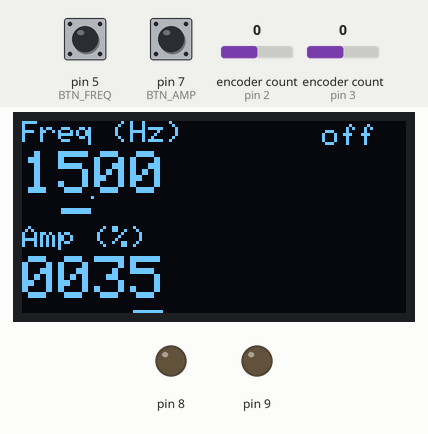
Bench run of a sketch on a simulated Arduino Nano, built with avr-gcc and run on an emulated ATmega328P. Shown: 128×64 one-colour display, output pins drawn as LEDs (lit = HIGH). The test bench sets the inputs (shaded band); at power-on: pin 7 (BTN_AMP) HIGH, encoder count (sensors on pin 3, pin 2) 0, pin 5 (BTN_FREQ) HIGH. EEPROM starts erased; what the sketch prints to the serial monitor is not drawn.

Above: at 1.3 s.
1.4 s: pin 7 (BTN_AMP) pulled LOW for 1 s
At 2.2 s:
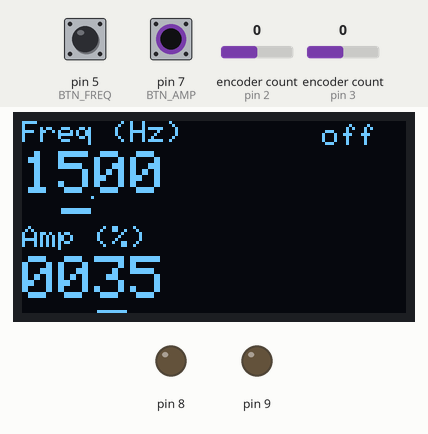
3.0 s: encoder count (sensor on pin 3) set to 1
At 3.33 s:
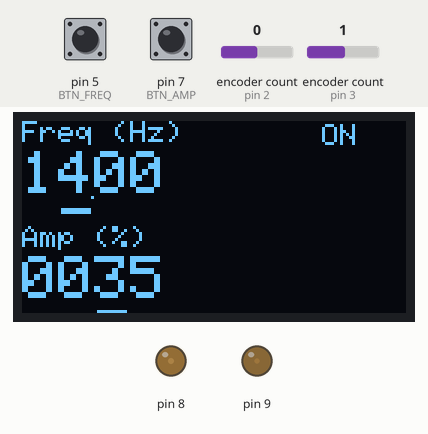
4.7 s: pin 7 (BTN_AMP) pulled LOW for 3.2 s
At 8.8 s:
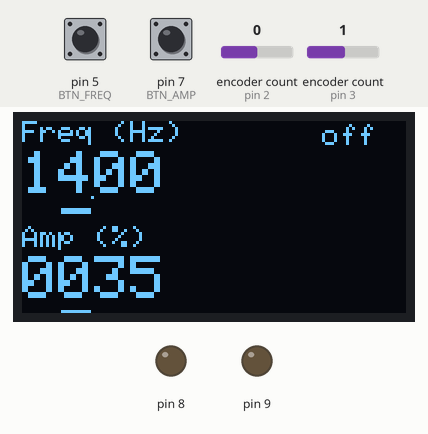
9.4 s: encoder count (sensor on pin 2) set to 1
At 10.4 s:
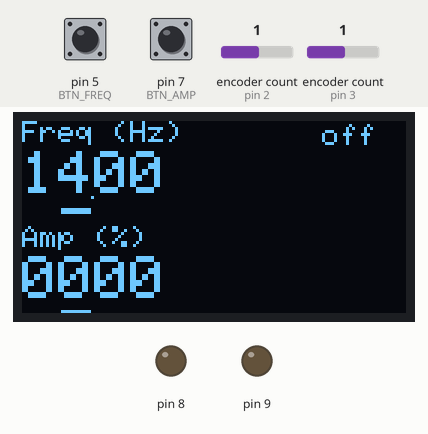
10.9 s: pin 5 (BTN_FREQ) pulled LOW for 0.15 s
At 11.7 s:
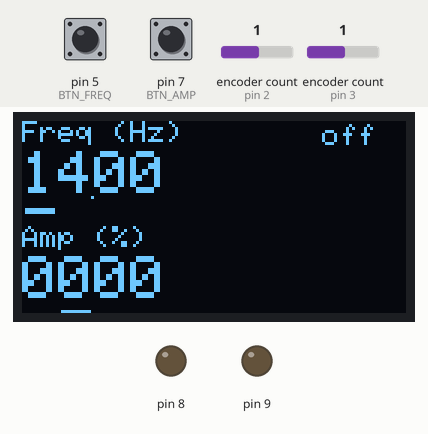
12.5 s: pin 5 (BTN_FREQ) pulled LOW for 1 s
At 12.9 s:
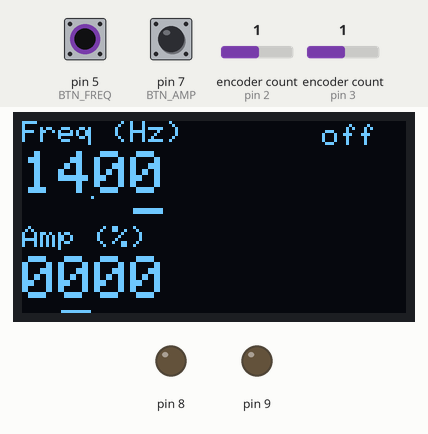
Timing chart, 0 to 15.5 s (numbered marks = the images above; inputs shaded):
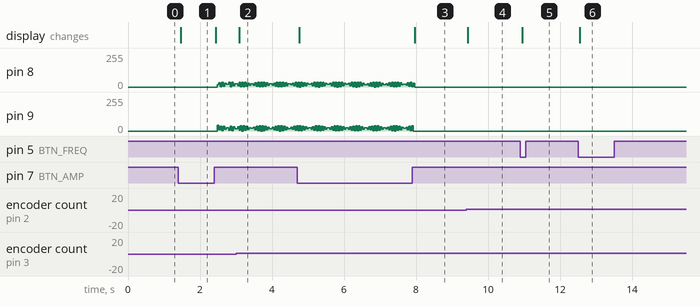

The sketch:

Sine.ino
```cpp
#include <Wire.h>
#include <EEPROM.h>
#include <avr/sleep.h>
#include <avr/power.h>
//external libs
#include <Encoder.h>
#include <Adafruit_GFX.h>
#include <Adafruit_SSD1306.h>
//internal
#include "EncoderControl.h"

Adafruit_SSD1306 display(128, 64, &Wire, -1); //A4->SDA and A5->SCL

#define N_SAMPLES 128 //with 256 it fails
#define HALF_SAMPLES (N_SAMPLES/2)
#define PWM_FR 20000

uint8_t LUT_SIGNALS[N_SAMPLES]; //each sample is: 2 bits port masks | 6 bits microswait (0 to 63 at most)

//#define N_SIGNALS 5
//square, sin, triang, sawRise, sawFall
#define MAX_VAL 80 //this is in uS, it is the period of the PWM freq minus some time for calculations
#define HALF_VAL (MAX_VAL/2)

// ---------- Encoders: better if first pin has interrups (D2,D3 in Nano
Encoder encFreq(3,4); //3 4 5
#define BTN_FREQ 5
Encoder encAmp(2,6); //2 6 7
#define BTN_AMP 7

EncoderControl freqCtrl(encFreq, BTN_FREQ, 1, 9999, 1500);   // start at 15 Hz it is divided by 100
EncoderControl ampCtrl(encAmp, BTN_AMP, 0, 100, 35);    // start at 35%
bool switchedOn = false;

// ---------- EEPROM values: save/load with persistance
typedef struct{
  int32_t _signature;
  int16_t value1;
  int16_t value2;
  bool switchedOn;
} ConfigData;
ConfigData config;
void saveConfig() {
  config._signature = 0xBEEF;
  config.value1 = freqCtrl.getValue();
  config.value2 = ampCtrl.getValue();
  config.switchedOn = switchedOn;
  EEPROM.put(0, config);
}
void loadConfig() {
  EEPROM.get(0, config);
  if (config._signature != 0xBEEF){ //first time loading, put default values
      config._signature = 0xBEEF;
      config.value1 = 1500;
      config.value2 = 35;
      config.switchedOn = false;
      saveConfig();
  }
  freqCtrl.setValue( config.value1 );
  ampCtrl.setValue( config.value2 );
  switchedOn = config.switchedOn;
}


// ---------- Function prototypes ----------
void drawDisplay();
void uintToString(uint16_t val, char* str);
void gndPin(uint8_t pin) {pinMode(pin, OUTPUT); digitalWrite(pin, LOW);};
void fillInLUT();
void stopSignalGen();
void signalGen(int signalType, float fr);

void setup() {
  // turn off everything we can
  power_adc_disable();
  ADCSRA = 0;
  power_spi_disable();
  //power_timer0_disable(); //disabling timer0 breaks the encoder library
  TIMSK0 &= ~_BV(TOIE0); //so we just disable its interrupt to avoid jitter

  pinMode(BTN_FREQ, INPUT_PULLUP);
  pinMode(BTN_AMP, INPUT_PULLUP);

  loadConfig();
  freqCtrl.setDigit( 2 );
  ampCtrl.setDigit( 0 );

  display.begin(SSD1306_SWITCHCAPVCC, 0x3C);
  display.setTextColor(SSD1306_WHITE);
  drawDisplay();

  Serial.begin(115200);

  fillInLUT();
  DDRB = 0b00000011; //set pins D8 to D9 as outputs
  PORTB = 0b00000000; //output low in all of them
  // initialize timer1 to interrupt at PWM_FR (usually 20kHz)
  noInterrupts();           // disable all interrupts
  TCCR1A = TCCR1B = TCNT1 = 0;
  OCR1A = (F_CPU / PWM_FR);
  TCCR1B |= (1 << WGM12);   // CTC mode
  TCCR1B |= (1 << CS10);    // 1 prescaler, no prescaling
  interrupts();             // enable all interrupts
}

volatile uint8_t amplitude = 255;
bool needsUpdate = true;

void loop() {

  uint16_t ticksPressed = 0;

  freqCtrl.handleRotation(needsUpdate);
  freqCtrl.handleButton(needsUpdate, ticksPressed);
  if (ticksPressed > 30){ //30 is around 1s -> save current parameters to EPROM
    saveConfig();
  }

  ampCtrl.handleRotation(needsUpdate);
  ampCtrl.handleButton(needsUpdate, ticksPressed);
  if (ticksPressed > 30){ //switch on/off
    Serial.println( switchedOn );
    if( switchedOn ){ //it is on, we switch off
      stopSignalGen();
    }
    switchedOn = switchedOn?false:true;
    needsUpdate = true;
  }

  if (needsUpdate) {
    drawDisplay();
    if (switchedOn){
      amplitude = ampCtrl.getValue() * 255 / 100;
      signalGen(1, freqCtrl.getValue() / 100.0f );
    }
  }

  delay(20);
}

volatile uint32_t indexShift24 = 0;
volatile uint32_t indexIncShift24 = 4294967;

ISR(TIMER1_COMPA_vect) { // timer compare interrupt service routine
  static uint8_t portMask = 0b00000001;
  static uint8_t microsHigh = HALF_VAL;
  PORTB = portMask; //switch on the corresponding pins
  delayMicroseconds(microsHigh);

  PORTB = 0b00000000; //all off

  indexShift24 += indexIncShift24; //increase. overflow makes it cycle

  const uint8_t sample = LUT_SIGNALS[ (indexShift24 >> 24) % N_SAMPLES];   //get sample
  portMask = (sample >> 6) ;   //extract pin mask
  microsHigh = (sample & 0b00111111) * amplitude / 256; //extract wait micros
}

void stopSignalGen(){
  noInterrupts();
  TIMSK1 &= ~(1 << OCIE1A); //disable the timer interrupt
  PORTB = 0b00000000;
  interrupts();
}

void signalGen(int signalType, float fr){
  //currentSignal = signalType % N_SIGNALS;
  TIMSK1 |= (1 << OCIE1A); //enable timer interrupt
  indexIncShift24 = (uint32_t) ( (float)((uint32_t)1<<24) * (float)N_SAMPLES * fr / (float)PWM_FR);
}

void drawDisplay() {
  char str[] = "0000";
  display.clearDisplay();
  //display.setRotation(2);

  display.setCursor(0, 0);
  display.setTextSize(1);
  display.print("Freq (Hz)");
  display.setCursor(0, 10);
  display.setTextSize(2);
  uintToString(freqCtrl.getValue(), str);
  display.print(str);
  display.drawPixel(23, 25, SSD1306_WHITE);
  display.fillRect(1+(3- freqCtrl.getDigit() )*12, 29, 10, 2, SSD1306_WHITE);    // Highlight frequency digit

  display.setCursor(0, 35);
  display.setTextSize(1);
  display.print("Amp (%)");
  display.setCursor(0, 45);
  display.setTextSize(2);
  uintToString(ampCtrl.getValue(), str);
  display.print(str);
  //display.drawPixel(35, 59, SSD1306_WHITE);
  display.fillRect(1+(3- ampCtrl.getDigit() )*12, 63, 10, 2, SSD1306_WHITE); //duty digit

  display.setCursor(100, 1);
  display.setTextSize(1);
  if (switchedOn){
    display.print("ON");
  }else{
    display.print("off");
  }

  display.display();
}

void uintToString(uint16_t val, char* str) {
  int len = 0;
  for (; str[len] != '\0'; len++)
    str[len] = '0';

  for (int i = len - 1; val > 0 && i >= 0; i--) {
    str[i] = (val % 10) + '0';
    val /= 10;
  }
}


inline uint8_t packSample(uint8_t val) {
  if (val >= HALF_VAL){
    return 0b01000000 | (val-HALF_VAL);
  }else{
    return 0b10000000 | (HALF_VAL-val);
  }
}

void fillInLUT() {
  for (int i = 0; i < N_SAMPLES; ++i) {/*
    LUT_SIGNALS[0][i] = packSample( i < HALF_SAMPLES ? MAX_VAL : 0 ); //square wave
    const double v = cos( i * 2.0 * PI / N_SAMPLES ); //sinusoidal
    LUT_SIGNALS[1][i] = packSample( (byte) ((v + 1.0) / 2.0 * MAX_VAL) ); //map from -1,1  to  0,MAX
    LUT_SIGNALS[2][i] = packSample( abs( i*MAX_VAL/N_SAMPLES*2 - MAX_VAL ) ); //triangular
    LUT_SIGNALS[3][i] = packSample( i * MAX_VAL / N_SAMPLES ); //saw-tooth rise
    LUT_SIGNALS[4][i] = packSample( (N_SAMPLES-i) * MAX_VAL / N_SAMPLES ); //saw-tooth fall
    */
    const double v = cos( i * 2.0 * PI / N_SAMPLES ); //sinusoidal
    LUT_SIGNALS[i] = packSample( (byte) ((v + 1.0) / 2.0 * MAX_VAL) ); //map from -1,1  to  0,MAX
  }
}
```

EncoderControl.h
```cpp
class EncoderControl {
public:
  EncoderControl(Encoder& encoder, uint8_t buttonPin, int16_t minVal, int16_t maxVal, int16_t initialValue)
    : enc(encoder), btnPin(buttonPin), minVal(minVal), maxVal(maxVal), lastPos(0), lastBtnState(HIGH),
      value(constrain(initialValue, minVal, maxVal)), digit(0) {}

  int16_t getValue() const { return value; }
  void setValue(int16_t val) {value = constrain(val, minVal, maxVal); }
  uint8_t getDigit() const { return digit; }
  void setDigit(uint8_t d) {digit = constrain(d, 0, 3); }

  bool handleRotation(bool& needsUpdate) {
    long newPos = enc.read() / 4; // Adjust sensitivity
    if (newPos != lastPos) {
      long delta = newPos - lastPos;
      int16_t step = 1;
      if (digit == 1) step = 10;
      else if (digit == 2) step = 100;
      else if (digit == 3) step = 1000;
      value -= delta * step;
      value = constrain(value, minVal, maxVal);
      lastPos = newPos;
      needsUpdate = true;
    }
  }

  void handleButton(bool& needsUpdate, uint16_t& tPressed) {
    tPressed = 0;
    uint8_t btnState = digitalRead(btnPin);
    if (btnState == LOW){ //pressed
      if (lastBtnState == HIGH){
        digit = (digit + 1) % 4;
        needsUpdate = true;
      }
      ticksPressed += 1;
    }else{ //not pressed
      tPressed = ticksPressed;
      ticksPressed = 0;
    }
    lastBtnState = btnState;
  }

private:
  Encoder& enc;
  long lastPos;

  const uint8_t btnPin;
  uint8_t lastBtnState;
  uint8_t digit;
  uint16_t ticksPressed;

  int16_t value;
  const int16_t minVal, maxVal;
};
```

Measured:
- after the input at 1.4 s, the display: changes after 0.06 s (image 1)
- after the input at 3.0 s, the display: changes after 0.08 s (image 2)
- after the input at 4.7 s, the display: first changes after 0.06 s (image 3 shows a later state)
- after the input at 9.4 s, the display: changes at once (image 4)
- after the input at 10.9 s, the display: changes after 0.05 s (image 5)
- after the input at 12.5 s, the display: changes after 0.05 s (image 6)
